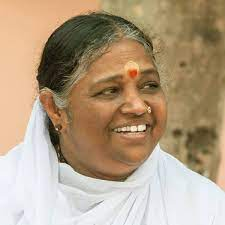
%> input picture Codes/sample.jpeg, 225 x 225 px
$ octave weave.m   (GNU Octave 9; MATLAB toolbox functions it lacks are replaced by stand-ins)
%> lines starting %> are read from the running program, lines starting %| are printed output that depends on the picture; in (x1, y1, x2, y2) boxes, pixels count from 0 and x2, y2 are one past the last pixel; in counts of white or black regions, pixels touching at a corner belong together; the program's own positions count from 1
clc;clear all;

orgimage = imread("sample.jpeg");
%> orgimage is the input picture: size 225x225x3 uint8; mean R, G, B 178.9, 157.5, 131.3


%% denoising the input image using SVD

% Read the noisy image
noisyImage = orgimage;

% Convert the image to grayscale if it is in RGB format
if size(noisyImage, 3) == 3
    noisyImage = rgb2gray(noisyImage);
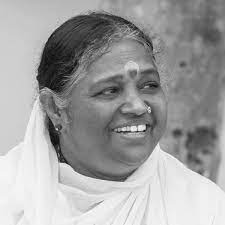
%> noisyImage: size 225x225 uint8; min 1, max 255, mean 160.9
end

% Perform Singular Value Decomposition (SVD) on the noisy image matrix
[U, S, V] = svd(double(noisyImage));

% Specify the number of singular values to keep for denoising
numSingularValues = 100; % Adjust this parameter as per your requirement

% Set the singular values beyond the specified threshold to zero
S(numSingularValues+1:end, numSingularValues+1:end) = 0;
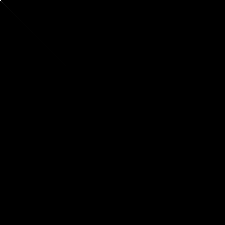
%> S: size 225x225 double; min 0, max 37665, mean 1.6; drawn with min black and max white

% Reconstruct the denoised image using the modified singular values
denoisedImage = U * S * V';

% Convert the denoised image to uint8 format (8-bit) and rescale the values
denoisedImage = uint8(255 * mat2gray(denoisedImage));

% Display the denoised image
imshow(denoisedImage);
title('Denoised Image');

%% sharpening the de-noised image using SVD

% Read the image
blurImage = denoisedImage;


% Perform Singular Value Decomposition (SVD) on the image matrix
[U, S, V] = svd(double(blurImage));

% Specify the percentage of singular values to retain
sharpnessFactor = 1.2;

% Compute the number of singular values to keep
numSingularValues = round(sharpnessFactor * min(size(blurImage)));
%> numSingularValues = 270

% Set the singular values beyond the specified threshold to zero
S(numSingularValues+1:end, numSingularValues+1:end) = 0;
%> S: size 225x225 double; 0.44% of pixels changed, all inside (x1, y1, x2, y2) = (0, 0, 225, 225)

% Reconstruct the image using the modified singular values
sharpImage = U * S * V';

% Convert the sharp image to uint8 format (8-bit) and rescale the values
sharpImage = uint8(255 * mat2gray(sharpImage));

% Display the sharp image
imshow(sharpImage);
title('Sharp Image');

%% edge detection enhanced by SVD

% Load the image
image = sharpImage;


% Perform SVD on the grayscale image
[U, S, V] = svd(double(image));

% Set the number of singular values to keep (adjust this as needed)
numSingularValues = 200;

% Reconstruct the image using the selected singular values
reconstructedImage = U(:, 1:numSingularValues) * S(1:numSingularValues, 1:numSingularValues) * V(:, 1:numSingularValues)';

% Apply edge detection on the reconstructed image
edges = edge(reconstructedImage, 'log');

% Display the detected edges
imshow(edges);
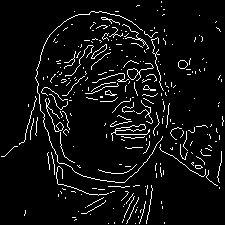
%> displayed picture: size 225x225 logical; 6% white in thin lines or dots
title('Detected Edges');

%% blending edges with sharp image

% Read the source and destination images
sourceImage = sharpImage;
destinationImage = edges;

% Convert the images to double precision for calculations
sourceImage = im2double(sourceImage);
destinationImage = im2double(destinationImage);

% Compute the size of the images
[height, width, ~] = size(sourceImage);
%> height = 225; width = 225

% Perform Fourier Transform on the images
sourceImageF = fft2(sourceImage);
destinationImageF = fft2(destinationImage);

% Define the blending mask
maskWidth = 200;  % Width of the blending region
mask = zeros(height, width);
mask(:, 1:maskWidth) = 1;
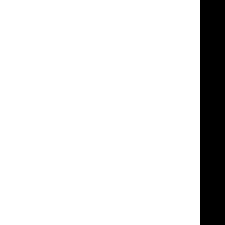
%> mask: size 225x225 double; values 0 (black) and 1 (white), 88.9% white; 1 black region, box (x1, y1, x2, y2) and area: (200, 0, 225, 225) 5625

% Perform image blending in the frequency domain
blendedImageF = sourceImageF .* mask + destinationImageF .* (1 - mask);

% Compute the inverse Fourier Transform to obtain the blended image
blendedImage = real(ifft2(blendedImageF));

% Display the blended image
imshow(blendedImage);
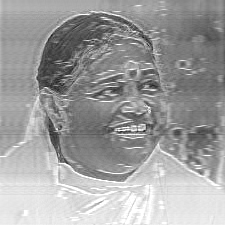
%> displayed picture: size 225x225, on the screen's scale of 0 to 255; min 22, max 255, mean 158.7

%% Main code
im = blendedImage; % Input image
num_hooks = 270;    % Number of hooks around the circle
num_chords = 2500;  % Number of chords used in the weave
fade = 25/255;      % Reduce the image pixels by this much along each chord
min_distance = 20;  % Minimum distance between each pair of hooks (pixels)

s = size(im);
%> s = [225 225]
if s(1) ~= s(2) % Make image square if not
    im = im(1:min(s),1:min(s));
    s = size(im);
end

imagesc(im), colormap gray, axis equal;
hold on

% Invert image so that dark pixels are scored highest
im = ones(s) - im;
imshow(im)
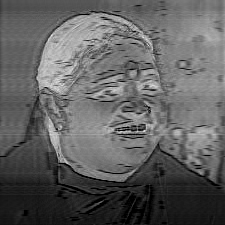
%> displayed picture: size 225x225, on the screen's scale of 0 to 255; min 0, max 233, mean 96.3

% Compute hook positions around a circle
angle = linspace(0, 2*pi, num_hooks);
rad = (s(1) - 1) / 2;
%> rad = 112
hook_pos = rad * [cos(angle); sin(angle)] + repmat(s'/2, 1, num_hooks);
plot(hook_pos(1,:), hook_pos(2,:), '.r')

min_dist_sq = min_distance * min_distance;
hook = ones(1,num_chords);

% Pre-compute pixels between each pair of hooks
disp('Pre-computing chord pixels');
chord_pixels = cell(num_hooks);
for h1 = 1 : num_hooks
    for h2 = h1+1 : num_hooks
        dif = hook_pos(:,h1) - hook_pos(:,h2);

        % Ignore hook pairs that are close together
        if dif'*dif > min_dist_sq
            % Compute pixels that lie along chord between hook pair
            max_dim = round(max(abs(dif)));
            x = round(linspace(hook_pos(1,h1), hook_pos(1,h2), max_dim));
            y = round(linspace(hook_pos(2,h1), hook_pos(2,h2), max_dim));
            chord_pixels{h1,h2} = uint32(sub2ind(s,y,x));
        end
    end
end
%> after the loop, chord_pixels = 72900 items; max_dim = 21; x = 21 values from 223 to 225; y = 21 values from 92 to 112

i_prev = 1;

% Loop over chords
%> (the run ends here)
